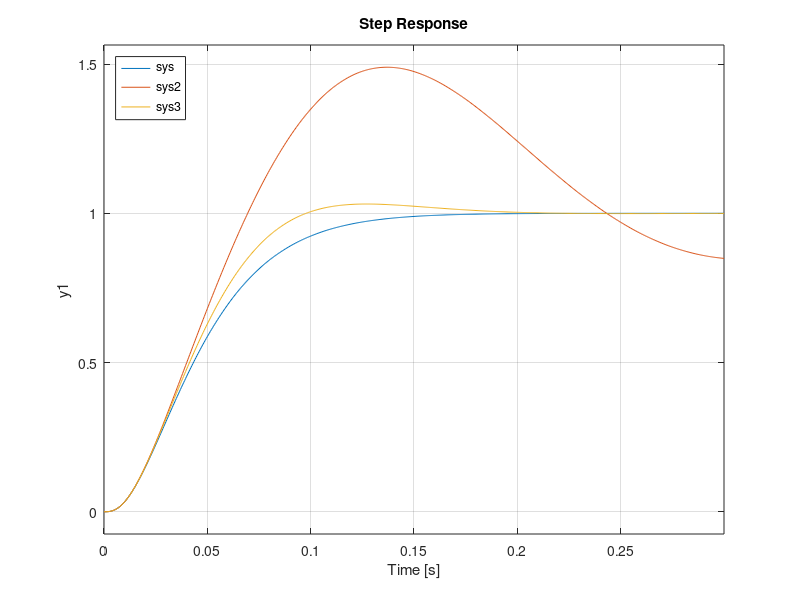

The MATLAB script that drew this image:
%%%%%%%%%%%%%%%%%%%%%%%%%%%%%%%%%%%%%%%%%%%%%%%%%%%%%%%%%%%%%%%%%%%%%%%%%%%%%%
% eDrives Embed
% file exercise_control1_e.m
%
% Exercise to lecture MATLAB Simulink - Control System Toolbox LTI Systems
%
%%%%%%%%%%%%%%%%%%%%%%%%%%%%%%%%%%%%%%%%%%%%%%%%%%%%%%%%%%%%%%%%%%%%%%%%%%%%%%

echo on;
format compact;

%%%%%%%%%%%%%%%%%%%%%%%%%%%%%%%%%%%%%%%%%%%%%%%%%%%%%%%%%%%%%%%%%%%%%%%%%%%%%%
% Creation of LTI-models
V   = 1 ;                                   % 3a) TF-model
T1  = 0.01 ; 
pt1 =  tf(V,[T1 1])

Ti  = 0.1 ;                                 % 3b) ZPK-model
int = zpk([],0,1/Ti)

Vr  = 2 ;                                   % 3c) SS-model
Tr  = 0.005 ;
reg = ss([-1/Tr],[Vr/Tr],[1],0)
% reg = tf([Vr/Tr],[1 1/Tr])                % TF-model alternatively 
                                          

%%%%%%%%%%%%%%%%%%%%%%%%%%%%%%%%%%%%%%%%%%%%%%%%%%%%%%%%%%%%%%%%%%%%%%%%%%%%%%
% Discrete-time LTI-models
Ts   = 0.1 ;                                % 4a) TF-model
dpt1 = c2d(pt1,Ts)
dint = c2d(int,Ts)
dreg = c2d(reg,Ts)

dsystf   = tf([2 1 0],[1 1 2],-1)           % 4b) DSP-Format
dsysfilt = filt([2 1],[1 1 2],-1)

%%%%%%%%%%%%%%%%%%%%%%%%%%%%%%%%%%%%%%%%%%%%%%%%%%%%%%%%%%%%%%%%%%%%%%%%%%%%%%
% Working with LTI-model
plant   = pt1 * int                         % 5a) old: plant = series(int,pt1,1,1) 
forward = plant * reg                       % 5b) 
pre     = tf(1)                             % 5c) 
sensor    = tf(1)
sys     = feedback(forward,sensor,-1)*pre     % 5d)

step(plant,forward,sys,0:0.0005:0.3);       % 5e) display
legend('plant','forward','sys','Location','NorthWest')

Tm      = 0.05                              % 5f)
V       = 1
sensor    = tf(1,[Tm 1])
sys2    = feedback(forward,sensor,-1)*pre     % 5g)

step(sys,sys2,0:0.0005:0.3);                % 5h) step response
legend('sys','sys2','Location','NorthWest')

Tm      = 0.008                             % 5i)
sensor3   = tf(1,[Tm 1])
sys3    = feedback(forward,sensor3,-1)*pre     
step(sys,sys2,sys3,0:0.0005:0.3);           
legend('sys','sys2','sys3','Location','NorthWest')
